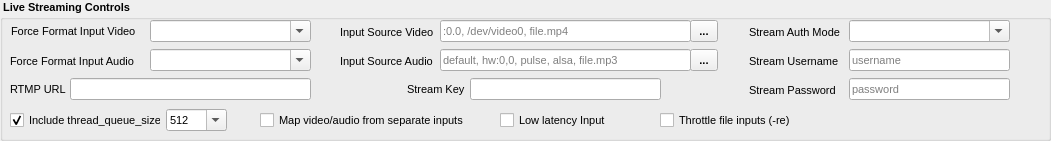
     <widget class="QGroupBox" name="groupStreamControls">
      <property name="geometry">
       <rect>
        <x>10</x>
        <y>50</y>
        <width>1051</width>
        <height>141</height>
       </rect>
      </property>
      <property name="font">
       <font>
        <pointsize>8</pointsize>
        <italic>false</italic>
        <bold>true</bold>
       </font>
      </property>
      <property name="title">
       <string> Live Streaming Controls</string>
      </property>
      <widget class="QLabel" name="l_streamKey">
       <property name="geometry">
        <rect>
         <x>407</x>
         <y>81</y>
         <width>61</width>
         <height>16</height>
        </rect>
       </property>
       <property name="font">
        <font>
         <pointsize>8</pointsize>
         <italic>false</italic>
         <bold>false</bold>
        </font>
       </property>
       <property name="text">
        <string>Stream Key</string>
       </property>
      </widget>
      <widget class="QLabel" name="l_streamRTMPUrl">
       <property name="geometry">
        <rect>
         <x>10</x>
         <y>81</y>
         <width>81</width>
         <height>16</height>
        </rect>
       </property>
       <property name="font">
        <font>
         <pointsize>8</pointsize>
         <italic>false</italic>
         <bold>false</bold>
        </font>
       </property>
       <property name="text">
        <string>RTMP URL</string>
       </property>
      </widget>
      <widget class="QLineEdit" name="streamRTMPUrl">
       <property name="geometry">
        <rect>
         <x>70</x>
         <y>78</y>
         <width>241</width>
         <height>22</height>
        </rect>
       </property>
       <property name="font">
        <font>
         <pointsize>8</pointsize>
         <italic>false</italic>
         <bold>false</bold>
        </font>
       </property>
      </widget>
      <widget class="QLineEdit" name="streamKey">
       <property name="geometry">
        <rect>
         <x>470</x>
         <y>78</y>
         <width>191</width>
         <height>22</height>
        </rect>
       </property>
       <property name="font">
        <font>
         <pointsize>8</pointsize>
         <italic>false</italic>
         <bold>false</bold>
        </font>
       </property>
       <property name="text">
        <string/>
       </property>
      </widget>
      <widget class="QLabel" name="l_ForceFormatInputVideo">
       <property name="geometry">
        <rect>
         <x>11</x>
         <y>23</y>
         <width>141</width>
         <height>16</height>
        </rect>
       </property>
       <property name="font">
        <font>
         <pointsize>8</pointsize>
         <italic>false</italic>
         <bold>false</bold>
        </font>
       </property>
       <property name="text">
        <string>Force Format Input Video</string>
       </property>
      </widget>
      <widget class="QLabel" name="l_ForceFormatInputAudio">
       <property name="geometry">
        <rect>
         <x>10</x>
         <y>53</y>
         <width>141</width>
         <height>16</height>
        </rect>
       </property>
       <property name="font">
        <font>
         <pointsize>8</pointsize>
         <italic>false</italic>
         <bold>false</bold>
        </font>
       </property>
       <property name="text">
        <string>Force Format Input Audio</string>
       </property>
      </widget>
      <widget class="QComboBox" name="ForceFormatInputVideo">
       <property name="geometry">
        <rect>
         <x>150</x>
         <y>20</y>
         <width>161</width>
         <height>22</height>
        </rect>
       </property>
       <property name="font">
        <font>
         <pointsize>8</pointsize>
         <italic>false</italic>
         <bold>false</bold>
        </font>
       </property>
       <property name="editable">
        <bool>true</bool>
       </property>
       <property name="insertPolicy">
        <enum>QComboBox::InsertPolicy::NoInsert</enum>
       </property>
       <item>
        <property name="text">
         <string/>
        </property>
       </item>
       <item>
        <property name="text">
         <string>concat</string>
        </property>
       </item>
       <item>
        <property name="text">
         <string>file</string>
        </property>
       </item>
       <item>
        <property name="text">
         <string>lavfi</string>
        </property>
       </item>
       <item>
        <property name="text">
         <string>mpegts</string>
        </property>
       </item>
       <item>
        <property name="text">
         <string>v4l2</string>
        </property>
       </item>
       <item>
        <property name="text">
         <string>x11grab</string>
        </property>
       </item>
       <item>
        <property name="text">
         <string>xcbgrab</string>
        </property>
       </item>
      </widget>
      <widget class="QComboBox" name="ForceFormatInputAudio">
       <property name="geometry">
        <rect>
         <x>150</x>
         <y>49</y>
         <width>161</width>
         <height>22</height>
        </rect>
       </property>
       <property name="font">
        <font>
         <pointsize>8</pointsize>
         <italic>false</italic>
         <bold>false</bold>
        </font>
       </property>
       <property name="editable">
        <bool>true</bool>
       </property>
       <property name="insertPolicy">
        <enum>QComboBox::InsertPolicy::NoInsert</enum>
       </property>
       <item>
        <property name="text">
         <string/>
        </property>
       </item>
       <item>
        <property name="text">
         <string>alsa</string>
        </property>
       </item>
       <item>
        <property name="text">
         <string>concat</string>
        </property>
       </item>
       <item>
        <property name="text">
         <string>dshow</string>
        </property>
       </item>
       <item>
        <property name="text">
         <string>file</string>
        </property>
       </item>
       <item>
        <property name="text">
         <string>pulse</string>
        </property>
       </item>
      </widget>
      <widget class="QLabel" name="l_streamInputVideo">
       <property name="geometry">
        <rect>
         <x>340</x>
         <y>24</y>
         <width>101</width>
         <height>16</height>
        </rect>
       </property>
       <property name="font">
        <font>
         <pointsize>8</pointsize>
         <italic>false</italic>
         <bold>false</bold>
        </font>
       </property>
       <property name="text">
        <string>Input Source Video</string>
       </property>
      </widget>
      <widget class="QLineEdit" name="streamInputVideo">
       <property name="geometry">
        <rect>
         <x>440</x>
         <y>20</y>
         <width>251</width>
         <height>22</height>
        </rect>
       </property>
       <property name="font">
        <font>
         <pointsize>8</pointsize>
         <italic>false</italic>
         <bold>false</bold>
        </font>
       </property>
       <property name="placeholderText">
        <string>:0.0, /dev/video0, file.mp4</string>
       </property>
      </widget>
      <widget class="QLineEdit" name="streamInputAudio">
       <property name="geometry">
        <rect>
         <x>440</x>
         <y>49</y>
         <width>251</width>
         <height>22</height>
        </rect>
       </property>
       <property name="font">
        <font>
         <pointsize>8</pointsize>
         <italic>false</italic>
         <bold>false</bold>
        </font>
       </property>
       <property name="placeholderText">
        <string>default, hw:0,0, pulse, alsa, file.mp3</string>
       </property>
      </widget>
      <widget class="QLabel" name="l_streamInputAudio">
       <property name="geometry">
        <rect>
         <x>340</x>
         <y>53</y>
         <width>101</width>
         <height>16</height>
        </rect>
       </property>
       <property name="font">
        <font>
         <pointsize>8</pointsize>
         <italic>false</italic>
         <bold>false</bold>
        </font>
       </property>
       <property name="text">
        <string>Input Source Audio</string>
       </property>
      </widget>
      <widget class="QComboBox" name="streamAuthMode">
       <property name="geometry">
        <rect>
         <x>849</x>
         <y>20</y>
         <width>161</width>
         <height>22</height>
        </rect>
       </property>
       <property name="font">
        <font>
         <pointsize>8</pointsize>
         <italic>false</italic>
         <bold>false</bold>
        </font>
       </property>
       <property name="toolTip">
        <string>How to send credentials to the destination.
• url — embed user:pass in the stream URL (e.g., rtmps://user:pass@host/app/key)
• basic — for protocols using auth flags (rare in streaming)
• none — no authentication.</string>
       </property>
       <property name="editable">
        <bool>true</bool>
       </property>
       <item>
        <property name="text">
         <string/>
        </property>
       </item>
       <item>
        <property name="text">
         <string>url</string>
        </property>
       </item>
       <item>
        <property name="text">
         <string>basic</string>
        </property>
       </item>
       <item>
        <property name="text">
         <string>none</string>
        </property>
       </item>
       <item>
        <property name="text">
         <string/>
        </property>
       </item>
       <item>
        <property name="text">
         <string/>
        </property>
       </item>
       <item>
        <property name="text">
         <string/>
        </property>
       </item>
      </widget>
      <widget class="QLabel" name="l_streamAuthMode">
       <property name="geometry">
        <rect>
         <x>749</x>
         <y>24</y>
         <width>101</width>
         <height>16</height>
        </rect>
       </property>
       <property name="font">
        <font>
         <pointsize>8</pointsize>
         <italic>false</italic>
         <bold>false</bold>
        </font>
       </property>
       <property name="text">
        <string>Stream Auth Mode</string>
       </property>
      </widget>
      <widget class="QLabel" name="l_streamUsername">
       <property name="geometry">
        <rect>
         <x>749</x>
         <y>53</y>
         <width>101</width>
         <height>16</height>
        </rect>
       </property>
       <property name="font">
        <font>
         <pointsize>8</pointsize>
         <italic>false</italic>
         <bold>false</bold>
        </font>
       </property>
       <property name="text">
        <string>Stream Username</string>
       </property>
      </widget>
      <widget class="QLineEdit" name="streamUsername">
       <property name="geometry">
        <rect>
         <x>849</x>
         <y>49</y>
         <width>161</width>
         <height>22</height>
        </rect>
       </property>
       <property name="font">
        <font>
         <pointsize>8</pointsize>
         <italic>false</italic>
         <bold>false</bold>
        </font>
       </property>
       <property name="toolTip">
        <string>Username for destination auth (used when mode is ‘url’).</string>
       </property>
       <property name="placeholderText">
        <string>username</string>
       </property>
      </widget>
      <widget class="QLineEdit" name="streamPassword">
       <property name="geometry">
        <rect>
         <x>849</x>
         <y>78</y>
         <width>161</width>
         <height>22</height>
        </rect>
       </property>
       <property name="font">
        <font>
         <pointsize>8</pointsize>
         <italic>false</italic>
         <bold>false</bold>
        </font>
       </property>
       <property name="toolTip">
        <string>Password for destination auth (used when mode is ‘url’)</string>
       </property>
       <property name="inputMethodHints">
        <set>Qt::InputMethodHint::ImhSensitiveData</set>
       </property>
       <property name="maxLength">
        <number>255</number>
       </property>
       <property name="placeholderText">
        <string>password</string>
       </property>
       <property name="clearButtonEnabled">
        <bool>false</bool>
       </property>
      </widget>
      <widget class="QLabel" name="l_streamPassword">
       <property name="geometry">
        <rect>
         <x>749</x>
         <y>82</y>
         <width>101</width>
         <height>16</height>
        </rect>
       </property>
       <property name="font">
        <font>
         <pointsize>8</pointsize>
         <italic>false</italic>
         <bold>false</bold>
        </font>
       </property>
       <property name="text">
        <string>Stream Password</string>
       </property>
      </widget>
      <widget class="QCheckBox" name="checkIncludeTQS">
       <property name="geometry">
        <rect>
         <x>10</x>
         <y>110</y>
         <width>151</width>
         <height>20</height>
        </rect>
       </property>
       <property name="font">
        <font>
         <pointsize>8</pointsize>
         <italic>false</italic>
         <bold>false</bold>
        </font>
       </property>
       <property name="toolTip">
        <string>Add -thread_queue_size to each input (video/audio) to 
smooth live capture. Default: 512.</string>
       </property>
       <property name="text">
        <string>Include thread_queue_size</string>
       </property>
       <property name="checked">
        <bool>true</bool>
       </property>
      </widget>
      <widget class="QCheckBox" name="checkLowLatencyInput">
       <property name="geometry">
        <rect>
         <x>500</x>
         <y>110</y>
         <width>111</width>
         <height>20</height>
        </rect>
       </property>
       <property name="font">
        <font>
         <pointsize>8</pointsize>
         <italic>false</italic>
         <bold>false</bold>
        </font>
       </property>
       <property name="toolTip">
        <string>Reduce input buffering (-fflags nobuffer) on each input. Helps latency; may drop late frames.</string>
       </property>
       <property name="text">
        <string>Low latency Input</string>
       </property>
      </widget>
      <widget class="QCheckBox" name="checkMapAVInputs">
       <property name="geometry">
        <rect>
         <x>260</x>
         <y>110</y>
         <width>211</width>
         <height>20</height>
        </rect>
       </property>
       <property name="font">
        <font>
         <pointsize>8</pointsize>
         <italic>false</italic>
         <bold>false</bold>
        </font>
       </property>
       <property name="toolTip">
        <string>Explicitly map video from the video input and audio from the audio input
(-map 0:v:0 -map 1:a:0). Prevents wrong-source audio.</string>
       </property>
       <property name="text">
        <string>Map video/audio from separate inputs</string>
       </property>
       <property name="checked">
        <bool>false</bool>
       </property>
      </widget>
      <widget class="QComboBox" name="tqsSizeCombo">
       <property name="geometry">
        <rect>
         <x>166</x>
         <y>109</y>
         <width>61</width>
         <height>22</height>
        </rect>
       </property>
       <property name="font">
        <font>
         <pointsize>8</pointsize>
         <italic>false</italic>
         <bold>false</bold>
        </font>
       </property>
       <property name="editable">
        <bool>true</bool>
       </property>
       <item>
        <property name="text">
         <string>512</string>
        </property>
       </item>
       <item>
        <property name="text">
         <string>1024</string>
        </property>
       </item>
       <item>
        <property name="text">
         <string>2048</string>
        </property>
       </item>
       <item>
        <property name="text">
         <string>4096</string>
        </property>
       </item>
       <item>
        <property name="text">
         <string>8192</string>
        </property>
       </item>
       <item>
        <property name="text">
         <string>16384</string>
        </property>
       </item>
      </widget>
      <widget class="QToolButton" name="AddVideoStreamFile">
       <property name="geometry">
        <rect>
         <x>690</x>
         <y>20</y>
         <width>28</width>
         <height>22</height>
        </rect>
       </property>
       <property name="toolTip">
        <string>Choose a file to stream.</string>
       </property>
       <property name="text">
        <string>...</string>
       </property>
      </widget>
      <widget class="QCheckBox" name="checkReadFilesRealTime">
       <property name="geometry">
        <rect>
         <x>660</x>
         <y>110</y>
         <width>141</width>
         <height>20</height>
        </rect>
       </property>
       <property name="font">
        <font>
         <pointsize>8</pointsize>
         <italic>false</italic>
         <bold>false</bold>
        </font>
       </property>
       <property name="toolTip">
        <string>Insert -re before any file inputs so ffmpeg reads them in real time. Not used for live capture.
Should be on when streaming files</string>
       </property>
       <property name="text">
        <string>Throttle file inputs (-re)</string>
       </property>
      </widget>
      <widget class="QToolButton" name="AddAudioStreamFile">
       <property name="geometry">
        <rect>
         <x>690</x>
         <y>49</y>
         <width>28</width>
         <height>22</height>
        </rect>
       </property>
       <property name="toolTip">
        <string>Choose a file to stream.</string>
       </property>
       <property name="text">
        <string>...</string>
       </property>
      </widget>
     </widget>
